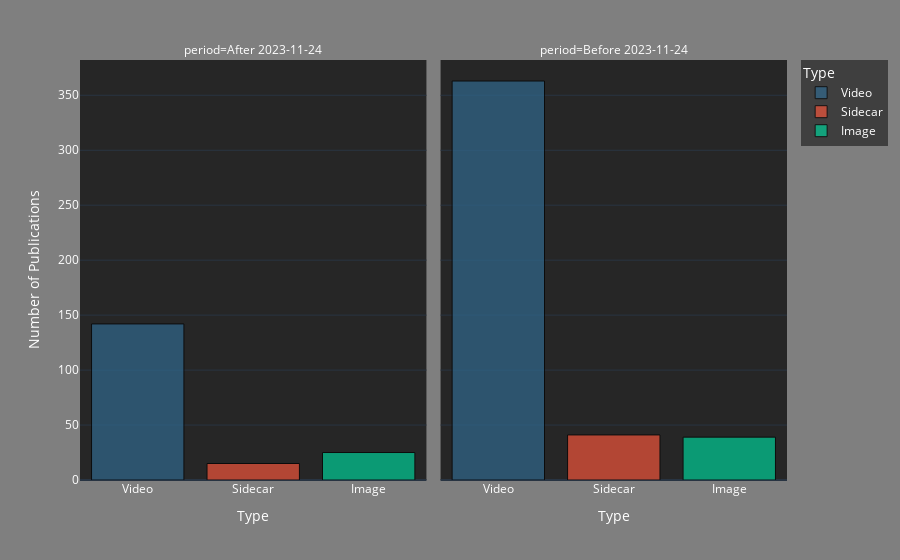
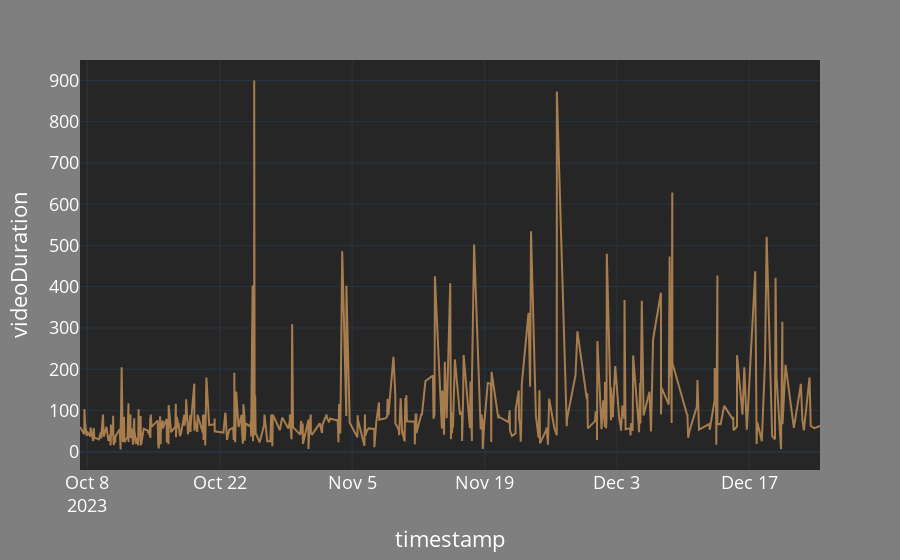

The code cell stored with these charts, in order, in its notebook:
### Markdown cell above
### The bar plot for the number of publication per category during two periods
#### Line Plot for the duration od the videos evolution per time

### Code cell
# Creating DataFrame
df = merged_df[["timestamp", "type", "videoDuration"]]
df['timestamp'] = pd.to_datetime(df['timestamp'])
df = df[df['timestamp'] >= '2023-10-07']


# Sorting dataframes by timestamp
df = df.sort_values(by='timestamp')

# Grouping by 'type' and counting the number of publications for each type for both periods
df['period'] = df['timestamp'].apply(lambda x: 'Before 2023-11-24' if x < pd.Timestamp('2023-11-24') else 'After 2023-11-24')
type_counts = df.groupby(['type', 'period']).size().reset_index(name='count')

# Creating a color map for video durations
video_colors = px.colors.sequential.Viridis

# Plotting with Plotly Express
fig = px.bar(type_counts, x='type', y='count', color='type', facet_col='period',
             labels={'count': 'Number of Publications', 'type': 'Type'},
             category_orders={'type': ['Video', 'Sidecar', 'Image']},
             color_discrete_map={'Video': [video_colors[int(i * (len(video_colors) - 1))] for i in 
                                          df[df['type'] == 'Video']['videoDuration'].rank(pct=True)]}
            )
fig.update_traces(marker_line_color='black', marker_line_width=1, opacity=0.7)
fig.update_layout(
    template='plotly_dark',
    plot_bgcolor='rgba(0, 0, 0, 0.7)',  # Adjust the background color's transparency
    paper_bgcolor='rgba(0, 0, 0, 0.5)',  # Adjust the plot area's background color's transparency
    font=dict(color='white')  # Change font color to white for better contrast
)
#pio.write_image(fig, "bar_plot.jpeg")


line_fig = px.line(df.dropna(subset=['videoDuration']), x='timestamp', y='videoDuration')
line_fig.update_traces(marker_line_color='black', marker_line_width=1, opacity=0.7, line=dict(color = '#dda15e'))
line_fig.update_layout(
    template='plotly_dark',
    plot_bgcolor='rgba(0, 0, 0, 0.7)',  # Adjust the background color's transparency
    paper_bgcolor='rgba(0, 0, 0, 0.5)',  # Adjust the plot area's background color's transparency
    font=dict(color='white', size = 18)  # Change font color to white for better contrast
)
pio.write_image(line_fig, "line_plot.jpeg", width= 800, height=300)


# Show plot
fig.show()
line_fig.show(height = 100, width = 50)

### Figure 1 — Plotly figure (JSON) as saved in the notebook; plotly's stock layout.template omitted (floating-point values rounded to 4 significant figures; data arrays with more than 128 entries replaced by an {"elided": "..."} marker saying what was removed)
{"data": [{"alignmentgroup": "True", "hovertemplate": "Type=%{x}<br>period=After 2023-11-24<br>Number of Publications=%{y}<extra></extra>", "legendgroup": "Video", "marker": {"color": {"elided": "505 str values"}, "line": {"color": "black", "width": 1}, "pattern": {"shape": ""}}, "name": "Video", "offsetgroup": "Video", "opacity": 0.7, "orientation": "v", "showlegend": true, "textposition": "auto", "type": "bar", "x": ["Video"], "xaxis": "x", "y": [142], "yaxis": "y"}, {"alignmentgroup": "True", "hovertemplate": "Type=%{x}<br>period=Before 2023-11-24<br>Number of Publications=%{y}<extra></extra>", "legendgroup": "Video", "marker": {"color": {"elided": "505 str values"}, "line": {"color": "black", "width": 1}, "pattern": {"shape": ""}}, "name": "Video", "offsetgroup": "Video", "opacity": 0.7, "orientation": "v", "showlegend": false, "textposition": "auto", "type": "bar", "x": ["Video"], "xaxis": "x2", "y": [363], "yaxis": "y2"}, {"alignmentgroup": "True", "hovertemplate": "Type=%{x}<br>period=After 2023-11-24<br>Number of Publications=%{y}<extra></extra>", "legendgroup": "Sidecar", "marker": {"color": "#EF553B", "line": {"color": "black", "width": 1}, "pattern": {"shape": ""}}, "name": "Sidecar", "offsetgroup": "Sidecar", "opacity": 0.7, "orientation": "v", "showlegend": true, "textposition": "auto", "type": "bar", "x": ["Sidecar"], "xaxis": "x", "y": [15], "yaxis": "y"}, {"alignmentgroup": "True", "hovertemplate": "Type=%{x}<br>period=Before 2023-11-24<br>Number of Publications=%{y}<extra></extra>", "legendgroup": "Sidecar", "marker": {"color": "#EF553B", "line": {"color": "black", "width": 1}, "pattern": {"shape": ""}}, "name": "Sidecar", "offsetgroup": "Sidecar", "opacity": 0.7, "orientation": "v", "showlegend": false, "textposition": "auto", "type": "bar", "x": ["Sidecar"], "xaxis": "x2", "y": [41], "yaxis": "y2"}, {"alignmentgroup": "True", "hovertemplate": "Type=%{x}<br>period=After 2023-11-24<br>Number of Publications=%{y}<extra></extra>", "legendgroup": "Image", "marker": {"color": "#00cc96", "line": {"color": "black", "width": 1}, "pattern": {"shape": ""}}, "name": "Image", "offsetgroup": "Image", "opacity": 0.7, "orientation": "v", "showlegend": true, "textposition": "auto", "type": "bar", "x": ["Image"], "xaxis": "x", "y": [25], "yaxis": "y"}, {"alignmentgroup": "True", "hovertemplate": "Type=%{x}<br>period=Before 2023-11-24<br>Number of Publications=%{y}<extra></extra>", "legendgroup": "Image", "marker": {"color": "#00cc96", "line": {"color": "black", "width": 1}, "pattern": {"shape": ""}}, "name": "Image", "offsetgroup": "Image", "opacity": 0.7, "orientation": "v", "showlegend": false, "textposition": "auto", "type": "bar", "x": ["Image"], "xaxis": "x2", "y": [39], "yaxis": "y2"}], "layout": {"annotations": [{"font": {}, "showarrow": false, "text": "period=After 2023-11-24", "x": 0.245, "xanchor": "center", "xref": "paper", "y": 1, "yanchor": "bottom", "yref": "paper"}, {"font": {}, "showarrow": false, "text": "period=Before 2023-11-24", "x": 0.755, "xanchor": "center", "xref": "paper", "y": 1, "yanchor": "bottom", "yref": "paper"}], "barmode": "relative", "font": {"color": "white"}, "legend": {"title": {"text": "Type"}, "tracegroupgap": 0}, "margin": {"t": 60}, "paper_bgcolor": "rgba(0, 0, 0, 0.5)", "plot_bgcolor": "rgba(0, 0, 0, 0.7)", "xaxis": {"anchor": "y", "categoryarray": ["Video", "Sidecar", "Image"], "categoryorder": "array", "domain": [0, 0.49], "title": {"text": "Type"}}, "xaxis2": {"anchor": "y2", "categoryarray": ["Video", "Sidecar", "Image"], "categoryorder": "array", "domain": [0.51, 1], "matches": "x", "title": {"text": "Type"}}, "yaxis": {"anchor": "x", "domain": [0, 1], "title": {"text": "Number of Publications"}}, "yaxis2": {"anchor": "x2", "domain": [0, 1], "matches": "y", "showticklabels": false}}}

### Figure 2 — Plotly figure (JSON) as saved in the notebook; plotly's stock layout.template omitted (floating-point values rounded to 4 significant figures; data arrays with more than 128 entries replaced by an {"elided": "..."} marker saying what was removed)
{"data": [{"hovertemplate": "timestamp=%{x}<br>videoDuration=%{y}<extra></extra>", "legendgroup": "", "line": {"color": "#dda15e", "dash": "solid"}, "marker": {"line": {"color": "black", "width": 1}, "symbol": "circle"}, "mode": "lines", "name": "", "opacity": 0.7, "orientation": "v", "showlegend": false, "type": "scatter", "x": {"elided": "505 str values"}, "xaxis": "x", "y": {"elided": "505 float values"}, "yaxis": "y"}], "layout": {"font": {"color": "white", "size": 18}, "legend": {"tracegroupgap": 0}, "margin": {"t": 60}, "paper_bgcolor": "rgba(0, 0, 0, 0.5)", "plot_bgcolor": "rgba(0, 0, 0, 0.7)", "xaxis": {"anchor": "y", "domain": [0, 1], "title": {"text": "timestamp"}}, "yaxis": {"anchor": "x", "domain": [0, 1], "title": {"text": "videoDuration"}}}}
